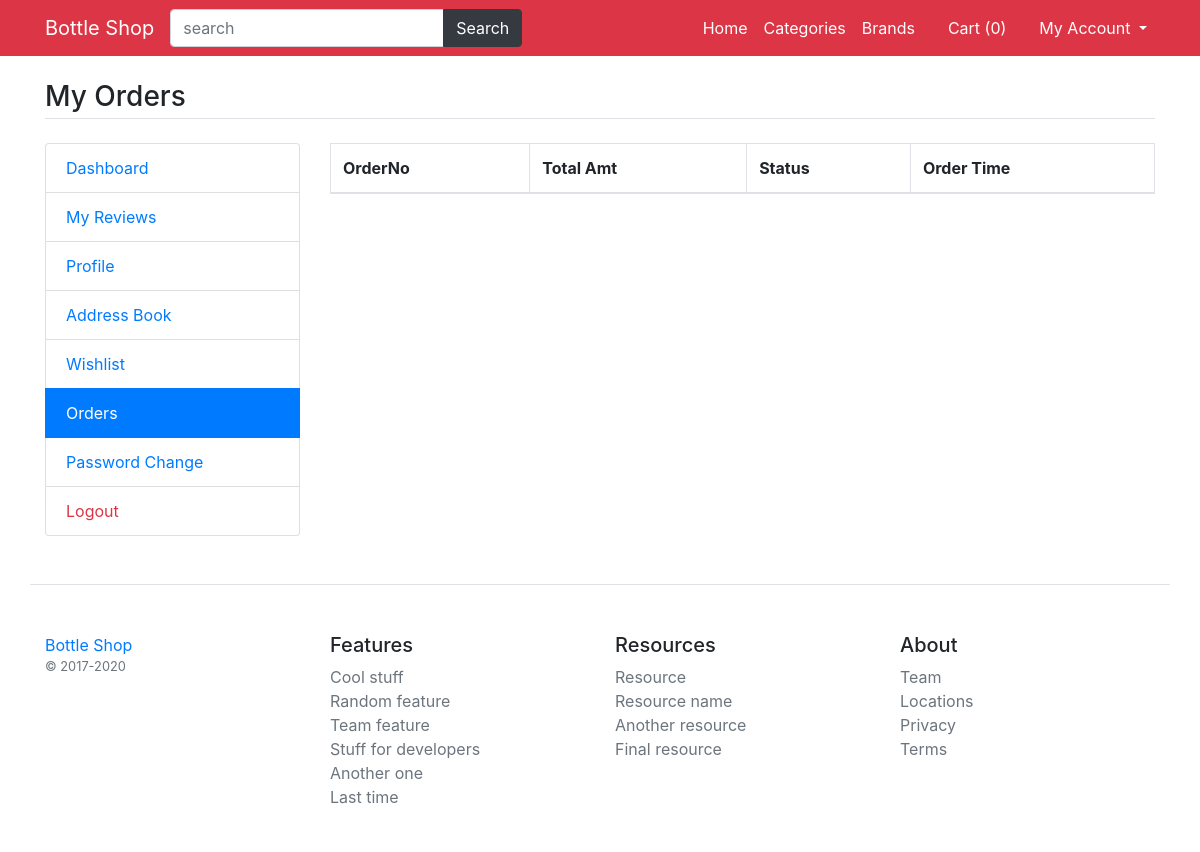
Before: /my-orders (signed in) with the older database file.
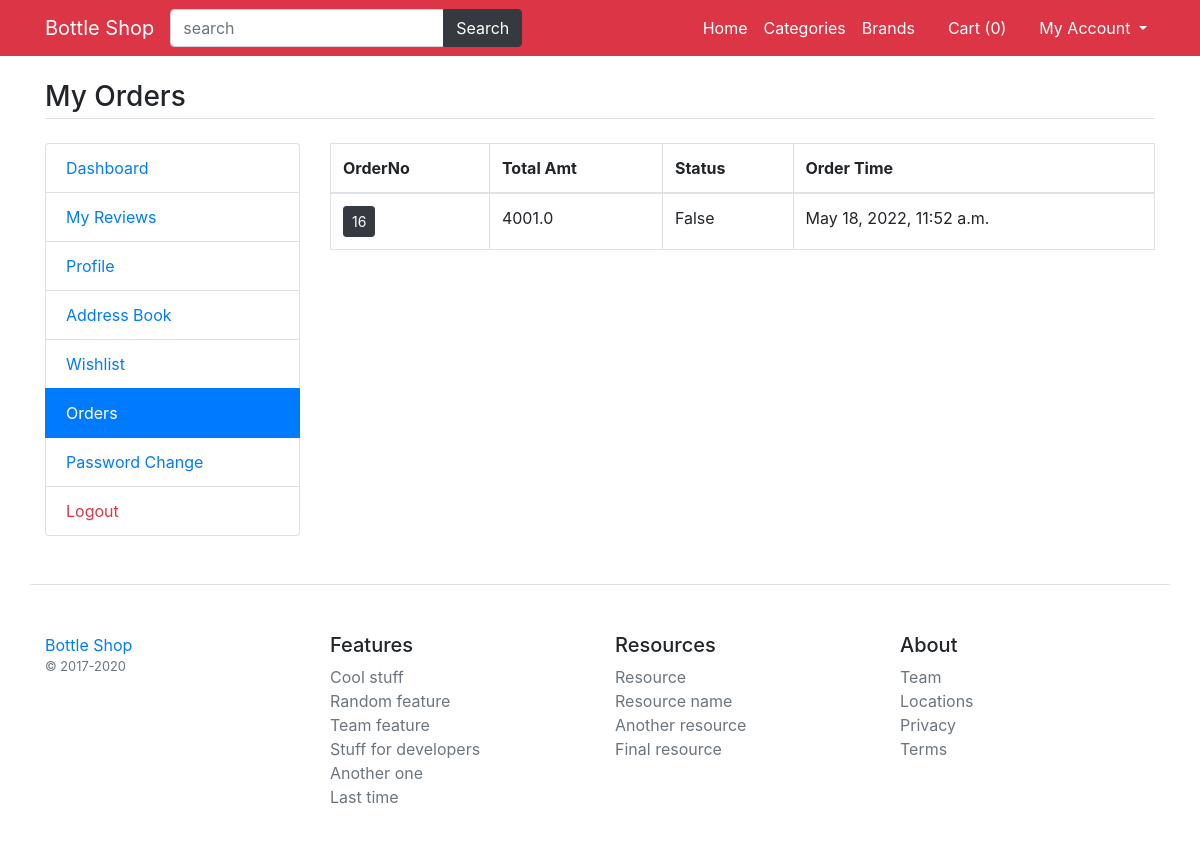
After: the same page with the newer database file.
### main/models.py (models this page shows)
class CartOrder(models.Model):
    user = models.ForeignKey(User,on_delete=models.CASCADE)
    total_amt=models.FloatField()
    paid_status= models.BooleanField(default=False)
    order_dt=models.DateTimeField(auto_now_add=True)
    order_status=models.CharField(choices=status_choice,default='process',max_length=150)

### main/views.py (the view)
# urls.py: path('my-orders',views.my_orders, name='my_orders'),
def my_orders(request):
	orders=CartOrder.objects.filter(user=request.user).order_by('-id')
	return render(request,'user/orders.html',{'orders':orders})

### main/template_context.py (called while the page is built)
def get_filters(request):
    cats= Product.objects.distinct().values('category__title','category__id')
    brands= Product.objects.distinct().values('brand__title','brand__id')
    colors= ProductAttribute.objects.distinct().values('color__title','color__id','color__color_code')
    sizes= ProductAttribute.objects.distinct().values('size__title','size__id')
    minMaxPrice=ProductAttribute.objects.aggregate(Min('price'),Max('price'))
    data={
                    'colors':colors ,
                    'sizes':sizes,
                    'brands':brands,
                    'cats':cats,
                    'minMaxPrice':minMaxPrice,
    }
    return data

### main/templates/user/orders.html
{% extends 'base.html' %}
{% load static %}
{% block content %}
<main class="container my-4">
	<h3 class="my-4 border-bottom pb-1">My Orders</h3>
	<div class="row">
		<div class="col-md-3">
			{% include 'user/user-sidebar.html' %}
		</div>
		<div class="col-md-9">
			<div class="table-responsive">
				<table class="table-bordered table">
					<thead>
						<tr>
							<th>OrderNo</th>
							<th>Total Amt</th>
							<th>Status</th>
							<th>Order Time</th>
						</tr>
					</thead>
					<tbody>
						{% for order in orders %}
						<tr>
							<td><a href="{% url 'my_order_items' order.id %}" class="btn btn-sm btn-dark">{{order.id}}</a></td>
							<td>{{order.total_amt}}</td>
							<td>{{order.paid_status}}</td>
							<td>{{order.order_dt}}</td>
						</tr>
						{% endfor %}
					</tbody>
				</table>
			</div>
		</div>
	</div>
</main>
{% endblock %}

Changed rows visible on the page:
added CartOrder: id "16", total_amt "4001.0", paid_status "False", order_dt "May 18, 2022, 11:52 a.m."
